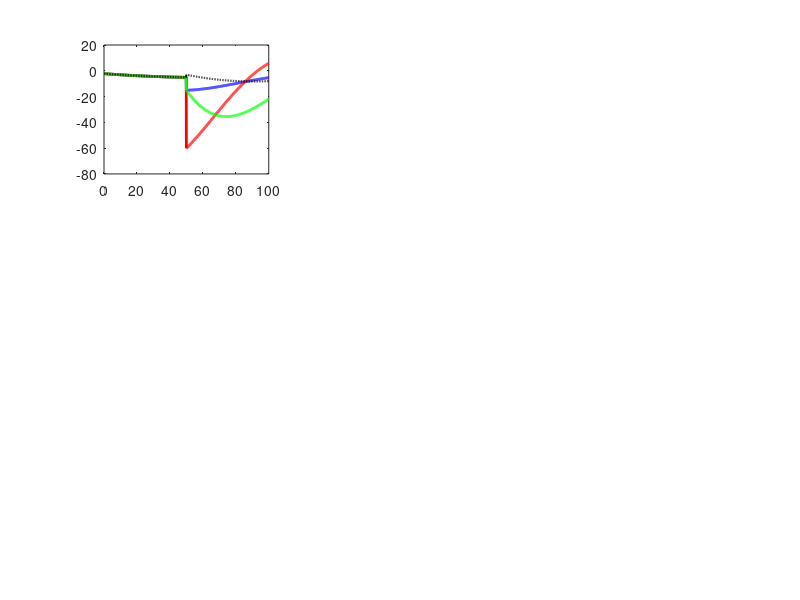

The MATLAB source for this figure: (Note: this script raises an error after producing the figure.)
%% 论文3.1章节：阻抗/导纳控制切换方法仿真
% 实现三种切换方法：代数法、微分法、迭代法
clear; clc; close all;

%% 1. 参数设置
% 阻抗控制参数
M_d = 10;      % 期望惯量 [kg]
D_d = 141.42;  % 期望阻尼 [Ns/m]
K_d = 500;     % 期望刚度 [N/m]

% 导纳控制参数（内部位置控制器）
K_p = 10000;   % 位置增益 [N/m]
K_v = 200;     % 速度增益 [Ns/m]

% 环境参数
K_env = 1500;  % 环境刚度 [N/m]
D_env = 10;    % 环境阻尼 [Ns/m]

% 设定点和初始状态
x_0 = 0.0;     % 设定点位置 [m]
dx_0 = 0.01;   % 设定点速度 [m/s]（前馈速度项）
ddx_0 = 0.0;   % 设定点加速度 [m/s^2]

% 切换时刻的机器人状态
x_i = 0.005;   % 当前位置 [m]
dx_i = 0.008;  % 当前速度 [m/s]
ddx_i = 0.0;   % 当前加速度 [m/s^2]

% 环境力（切换时刻）
F_env = K_env * (x_i - 0.01);  % 假设环境接触点在0.01m

%% 2. 计算阻抗控制力及其导数
e = x_i - x_0;
de = dx_i - dx_0;

% 阻抗控制力 (公式4简化版)
F_IMP = -K_d * e - D_d * de;

% 阻抗控制力的导数（数值近似）
dt = 0.001;  % 时间步长
F_IMP_prev = F_IMP - dt * (K_d * de + D_d * ddx_i);
dF_IMP = (F_IMP - F_IMP_prev) / dt;

fprintf('===== 切换时刻状态 =====\n');
fprintf('位置误差 e = %.6f m\n', e);
fprintf('速度误差 de = %.6f m/s\n', de);
fprintf('阻抗控制力 F_IMP = %.4f N\n', F_IMP);
fprintf('阻抗控制力导数 dF_IMP = %.4f N/s\n\n', dF_IMP);

%% 3. 方法1：代数切换法 (Algebraic Switching Method)
fprintf('========== 方法1：代数切换法 ==========\n');

% 初始猜测
e_d_alg = e;
de_d_alg = de;

% 迭代求解方程(13)和(14)
max_iter = 10;
for iter = 1:max_iter
    % 从方程(13)计算 e_d
    e_d_alg = e + (1/K_p) * (K_v * (dx_i - dx_0 - de_d_alg) + F_IMP);
    
    % 从方程(14)计算 de_d（假设 dde_d ≈ 0）
    dde_d_approx = 0;
    de_d_alg = (dx_i - dx_0) + (1 / (1 + K_v/K_p)) * (1/K_p) * ...
               (K_v * (ddx_i - ddx_0 - dde_d_approx) + dF_IMP);
end

fprintf('初始化结果：\n');
fprintf('  e_d = %.6f m\n', e_d_alg);
fprintf('  de_d = %.6f m/s\n', de_d_alg);

% 验证力的连续性
x_d_alg = x_0 + e_d_alg;
dx_d_alg = dx_0 + de_d_alg;
F_ADM_alg = -K_p * (x_i - x_d_alg) - K_v * (dx_i - dx_d_alg);
fprintf('  导纳控制力 F_ADM = %.4f N\n', F_ADM_alg);
fprintf('  力误差 |F_IMP - F_ADM| = %.6f N\n\n', abs(F_IMP - F_ADM_alg));

%% 4. 方法2：微分切换法 (Differential Switching Method)
fprintf('========== 方法2：微分切换法 ==========\n');

% 初始条件
e_d_diff = 0;
de_d_diff = 0;

% 时间积分参数
t_imp = 0:dt:0.05;  % 在阻抗控制期间积分50ms
e_d_hist = zeros(size(t_imp));
de_d_hist = zeros(size(t_imp));

% 初始值
e_d_hist(1) = e_d_diff;
de_d_hist(1) = de_d_diff;

% 欧拉积分方程(15)和(16)
for k = 1:(length(t_imp)-1)
    % 当前值
    e_d_curr = e_d_hist(k);
    de_d_curr = de_d_hist(k);
    
    % 方程(15)：de_d的微分方程
    de_d_dot = -(K_p/K_v) * de_d_curr + (1/K_v) * (K_p * e + F_IMP) + de;
    
    % 方程(16)：dde_d的微分方程（简化版）
    dde_d = -(K_p/K_v) * de_d_dot + (1/K_v) * (K_p * de + dF_IMP);
    
    % 积分更新
    de_d_hist(k+1) = de_d_curr + de_d_dot * dt;
    e_d_hist(k+1) = e_d_curr + de_d_curr * dt;
end

e_d_diff = e_d_hist(end);
de_d_diff = de_d_hist(end);

fprintf('初始化结果：\n');
fprintf('  e_d = %.6f m\n', e_d_diff);
fprintf('  de_d = %.6f m/s\n', de_d_diff);

% 验证力的连续性
x_d_diff = x_0 + e_d_diff;
dx_d_diff = dx_0 + de_d_diff;
F_ADM_diff = -K_p * (x_i - x_d_diff) - K_v * (dx_i - dx_d_diff);
fprintf('  导纳控制力 F_ADM = %.4f N\n', F_ADM_diff);
fprintf('  力误差 |F_IMP - F_ADM| = %.6f N\n\n', abs(F_IMP - F_ADM_diff));

%% 5. 方法3：迭代切换法 (Iterative Switching Method)
fprintf('========== 方法3：迭代切换法 ==========\n');

% 初始猜测（使用代数法结果）
e_d_iter = e_d_alg;
de_d_iter = de_d_alg;

% 迭代参数
toll = 0.001;     % 容差 [N/s]
step = 0.0002;    % 步长 [m]
max_iter = 100;
state = 'up';     % 状态标志
jj = 1;           % 幂次

% 迭代优化算法（Algorithm 1）
err_hist = [];
for iter = 1:max_iter
    % 计算导纳控制力的导数
    x_d_iter = x_0 + e_d_iter;
    dx_d_iter = dx_0 + de_d_iter;
    
    % 从导纳动力学方程计算 dde_d
    dde_d_iter = (1/M_d) * (-D_d * de_d_iter - K_d * e_d_iter + F_env);
    
    % 导纳控制力导数
    dF_ADM = K_p * (de_d_iter + dx_0 - dx_i) + ...
             K_v * (dde_d_iter + ddx_0 - ddx_i);
    
    % 误差
    err = abs(dF_ADM - dF_IMP);
    err_hist = [err_hist, err];
    
    if err < toll
        break;
    end
    
    % 调整 e_d
    if dF_ADM > dF_IMP
        if strcmp(state, 'down')
            jj = jj + 1;
        end
        state = 'up';
        e_d_iter = e_d_iter - step / (2^jj);
    else
        if strcmp(state, 'up')
            jj = jj + 1;
        end
        state = 'down';
        e_d_iter = e_d_iter + step / (2^jj);
    end
    
    % 更新 de_d（方程15）
    de_d_iter = -(K_p/K_v) * e_d_iter + (1/K_v) * (K_p * e + F_IMP) + de;
end

fprintf('迭代次数：%d\n', iter);
fprintf('初始化结果：\n');
fprintf('  e_d = %.6f m\n', e_d_iter);
fprintf('  de_d = %.6f m/s\n', de_d_iter);

% 验证力的连续性
x_d_iter = x_0 + e_d_iter;
dx_d_iter = dx_0 + de_d_iter;
F_ADM_iter = -K_p * (x_i - x_d_iter) - K_v * (dx_i - dx_d_iter);
fprintf('  导纳控制力 F_ADM = %.4f N\n', F_ADM_iter);
fprintf('  力误差 |F_IMP - F_ADM| = %.6f N\n', abs(F_IMP - F_ADM_iter));

% 计算力导数误差
dde_d_final = (1/M_d) * (-D_d * de_d_iter - K_d * e_d_iter + F_env);
dF_ADM_final = K_p * (de_d_iter + dx_0 - dx_i) + ...
               K_v * (dde_d_final + ddx_0 - ddx_i);
fprintf('  力导数误差 |dF_IMP - dF_ADM| = %.6f N/s\n\n', abs(dF_IMP - dF_ADM_final));

%% 6. 仿真切换前后的力响应
% 仿真参数
t_total = 0.1;  % 总仿真时间 [s]
t_switch = 0.05;  % 切换时刻 [s]
dt_sim = 0.0001;  % 仿真步长 [s]
t_sim = 0:dt_sim:t_total;
n_steps = length(t_sim);

% 初始化三种方法的结果
F_alg = zeros(1, n_steps);
F_diff = zeros(1, n_steps);
F_iter = zeros(1, n_steps);
F_no_init = zeros(1, n_steps);  % 无初始化对比

% 状态变量初始化
x_alg = x_i; dx_alg = dx_i;
x_diff = x_i; dx_diff = dx_i;
x_iter = x_i; dx_iter = dx_i;
x_no = x_i; dx_no = dx_i;

% 导纳控制器状态
e_d_alg_sim = 0; de_d_alg_sim = 0;
e_d_diff_sim = 0; de_d_diff_sim = 0;
e_d_iter_sim = 0; de_d_iter_sim = 0;
e_d_no_sim = 0; de_d_no_sim = 0;

% 机器人质量（简化模型）
M_robot = 8.0;

for k = 1:n_steps
    t = t_sim(k);
    
    if t < t_switch
        % 阻抗控制阶段
        e_alg = x_alg - x_0;
        de_alg = dx_alg - dx_0;
        F_alg(k) = -K_d * e_alg - D_d * de_alg;
        
        e_diff = x_diff - x_0;
        de_diff = dx_diff - dx_0;
        F_diff(k) = -K_d * e_diff - D_d * de_diff;
        
        e_iter = x_iter - x_0;
        de_iter = dx_iter - dx_0;
        F_iter(k) = -K_d * e_iter - D_d * de_iter;
        
        e_no = x_no - x_0;
        de_no = dx_no - dx_0;
        F_no_init(k) = -K_d * e_no - D_d * de_no;
        
    else
        % 导纳控制阶段
        if k == find(t_sim >= t_switch, 1)
            % 切换时刻初始化
            e_d_alg_sim = e_d_alg;
            de_d_alg_sim = de_d_alg;
            
            e_d_diff_sim = e_d_diff;
            de_d_diff_sim = de_d_diff;
            
            e_d_iter_sim = e_d_iter;
            de_d_iter_sim = de_d_iter;
            
            % 无初始化：直接使用当前误差
            e_d_no_sim = x_no - x_0;
            de_d_no_sim = 0;  % 速度初始化为0
        end
        
        % 导纳动力学积分（方法1：代数法）
        x_d_alg = x_0 + e_d_alg_sim;
        dx_d_alg = dx_0 + de_d_alg_sim;
        F_alg(k) = -K_p * (x_alg - x_d_alg) - K_v * (dx_alg - dx_d_alg);
        
        F_env_alg = -K_env * (x_alg - 0.01);
        dde_d_alg = (1/M_d) * (-D_d * de_d_alg_sim - K_d * e_d_alg_sim + F_env_alg);
        de_d_alg_sim = de_d_alg_sim + dde_d_alg * dt_sim;
        e_d_alg_sim = e_d_alg_sim + de_d_alg_sim * dt_sim;
        
        % 导纳动力学积分（方法2：微分法）
        x_d_diff = x_0 + e_d_diff_sim;
        dx_d_diff = dx_0 + de_d_diff_sim;
        F_diff(k) = -K_p * (x_diff - x_d_diff) - K_v * (dx_diff - dx_d_diff);
        
        F_env_diff = -K_env * (x_diff - 0.01);
        dde_d_diff = (1/M_d) * (-D_d * de_d_diff_sim - K_d * e_d_diff_sim + F_env_diff);
        de_d_diff_sim = de_d_diff_sim + dde_d_diff * dt_sim;
        e_d_diff_sim = e_d_diff_sim + de_d_diff_sim * dt_sim;
        
        % 导纳动力学积分（方法3：迭代法）
        x_d_iter = x_0 + e_d_iter_sim;
        dx_d_iter = dx_0 + de_d_iter_sim;
        F_iter(k) = -K_p * (x_iter - x_d_iter) - K_v * (dx_iter - dx_d_iter);
        
        F_env_iter = -K_env * (x_iter - 0.01);
        dde_d_iter = (1/M_d) * (-D_d * de_d_iter_sim - K_d * e_d_iter_sim + F_env_iter);
        de_d_iter_sim = de_d_iter_sim + dde_d_iter * dt_sim;
        e_d_iter_sim = e_d_iter_sim + de_d_iter_sim * dt_sim;
        
        % 无初始化方法
        x_d_no = x_0 + e_d_no_sim;
        dx_d_no = dx_0 + de_d_no_sim;
        F_no_init(k) = -K_p * (x_no - x_d_no) - K_v * (dx_no - dx_d_no);
        
        F_env_no = -K_env * (x_no - 0.01);
        dde_d_no = (1/M_d) * (-D_d * de_d_no_sim - K_d * e_d_no_sim + F_env_no);
        de_d_no_sim = de_d_no_sim + dde_d_no * dt_sim;
        e_d_no_sim = e_d_no_sim + de_d_no_sim * dt_sim;
    end
    
    % 更新机器人状态（简化动力学）
    F_env_alg = -K_env * (x_alg - 0.01) - D_env * dx_alg;
    ddx_alg = (F_alg(k) + F_env_alg) / M_robot;
    dx_alg = dx_alg + ddx_alg * dt_sim;
    x_alg = x_alg + dx_alg * dt_sim;
    
    F_env_diff = -K_env * (x_diff - 0.01) - D_env * dx_diff;
    ddx_diff = (F_diff(k) + F_env_diff) / M_robot;
    dx_diff = dx_diff + ddx_diff * dt_sim;
    x_diff = x_diff + dx_diff * dt_sim;
    
    F_env_iter = -K_env * (x_iter - 0.01) - D_env * dx_iter;
    ddx_iter = (F_iter(k) + F_env_iter) / M_robot;
    dx_iter = dx_iter + ddx_iter * dt_sim;
    x_iter = x_iter + dx_iter * dt_sim;
    
    F_env_no = -K_env * (x_no - 0.01) - D_env * dx_no;
    ddx_no = (F_no_init(k) + F_env_no) / M_robot;
    dx_no = dx_no + ddx_no * dt_sim;
    x_no = x_no + dx_no * dt_sim;
end

%% 7. 可视化结果
figure('Position', [50, 50, 1400, 900]);

% 子图1：控制力时间历程对比
subplot(3,3,1);
plot(t_sim*1000, F_alg, 'b-', 'LineWidth', 2); hold on;
plot(t_sim*1000, F_diff, 'r-', 'LineWidth', 2);
plot(t_sim*1000, F_iter, 'g-', 'LineWidth', 2);
plot(t_sim*1000, F_no_init, 'k--', 'LineWidth', 1.5);
xline(t_switch*1000, 'k--', 'LineWidth', 2, 'Label', '切换点');
xlabel('时间 [ms]');
ylabel('控制力 [N]');
title('控制力时间历程对比');
legend('代数法', '微分法', '迭代法', '无初始化', 'Location', 'best');
grid on;
xlim([0, t_total*1000]);

% 子图2：切换时刻放大图
subplot(3,3,2);
t_zoom = (t_switch - 0.01):dt_sim:(t_switch + 0.01);
idx_zoom = find(t_sim >= t_switch - 0.01 & t_sim <= t_switch + 0.01);
plot(t_sim(idx_zoom)*1000, F_alg(idx_zoom), 'b-', 'LineWidth', 2); hold on;
plot(t_sim(idx_zoom)*1000, F_diff(idx_zoom), 'r-', 'LineWidth', 2);
plot(t_sim(idx_zoom)*1000, F_iter(idx_zoom), 'g-', 'LineWidth', 2);
plot(t_sim(idx_zoom)*1000, F_no_init(idx_zoom), 'k--', 'LineWidth', 1.5);
xline(t_switch*1000, 'k--', 'LineWidth', 2);
xlabel('时间 [ms]');
ylabel('控制力 [N]');
title('切换时刻放大（±10ms）');
legend('代数法', '微分法', '迭代法', '无初始化', 'Location', 'best');
grid on;

% 子图3：力导数对比
subplot(3,3,3);
dF_alg = [0, diff(F_alg)/dt_sim];
dF_diff = [0, diff(F_diff)/dt_sim];
dF_iter = [0, diff(F_iter)/dt_sim];
dF_no = [0, diff(F_no_init)/dt_sim];
plot(t_sim(idx_zoom)*1000, dF_alg(idx_zoom), 'b-', 'LineWidth', 2); hold on;
plot(t_sim(idx_zoom)*1000, dF_diff(idx_zoom), 'r-', 'LineWidth', 2);
plot(t_sim(idx_zoom)*1000, dF_iter(idx_zoom), 'g-', 'LineWidth', 2);
plot(t_sim(idx_zoom)*1000, dF_no(idx_zoom), 'k--', 'LineWidth', 1.5);
xline(t_switch*1000, 'k--', 'LineWidth', 2);
xlabel('时间 [ms]');
ylabel('力导数 [N/s]');
title('力导数对比（切换时刻）');
legend('代数法', '微分法', '迭代法', '无初始化', 'Location', 'best');
grid on;

% 子图4：迭代法收敛过程
subplot(3,3,4);
plot(1:length(err_hist), err_hist, 'b-', 'LineWidth', 2);
hold on;
plot([1, length(err_hist)], [toll, toll], 'r--', 'LineWidth', 1.5);
xlabel('迭代次数');
ylabel('力导数误差 [N/s]');
title('迭代法收敛过程');
legend('误差', '容差', 'Location', 'best');
grid on;

% 子图5：三种方法的初始化值比较
subplot(3,3,5);
methods = {'代数法', '微分法', '迭代法'};
e_d_vals = [e_d_alg, e_d_diff, e_d_iter] * 1000;
b = bar(e_d_vals);
b.FaceColor = 'flat';
b.CData = [0.2, 0.6, 0.8; 0.8, 0.4, 0.2; 0.3, 0.7, 0.3];
set(gca, 'XTickLabel', methods);
ylabel('位置误差 e_d [mm]');
title('初始位置误差比较');
grid on;

% 子图6：力连续性比较
subplot(3,3,6);
F_vals = [F_IMP, F_ADM_alg, F_ADM_diff, F_ADM_iter];
labels = {'阻抗力', '代数法', '微分法', '迭代法'};
b = bar(F_vals);
b.FaceColor = 'flat';
b.CData = [0.5, 0.5, 0.5; 0.2, 0.6, 0.8; 0.8, 0.4, 0.2; 0.3, 0.7, 0.3];
set(gca, 'XTickLabel', labels);
ylabel('控制力 [N]');
title('切换时刻控制力验证');
grid on;

% 子图7：力的跳变量比较
subplot(3,3,7);
idx_sw = find(t_sim >= t_switch, 1);
F_jump_alg = abs(F_alg(idx_sw) - F_alg(idx_sw-1));
F_jump_diff = abs(F_diff(idx_sw) - F_diff(idx_sw-1));
F_jump_iter = abs(F_iter(idx_sw) - F_iter(idx_sw-1));
F_jump_no = abs(F_no_init(idx_sw) - F_no_init(idx_sw-1));
F_jumps = [F_jump_alg, F_jump_diff, F_jump_iter, F_jump_no] * 1000;
methods_all = {'代数法', '微分法', '迭代法', '无初始化'};
b = bar(F_jumps);
b.FaceColor = 'flat';
b.CData = [0.2, 0.6, 0.8; 0.8, 0.4, 0.2; 0.3, 0.7, 0.3; 0.5, 0.5, 0.5];
set(gca, 'XTickLabel', methods_all);
ylabel('力跳变 [mN]');
title('切换时刻力跳变量');
grid on;

% 子图8：微分法积分过程
subplot(3,3,8);
plot(t_imp*1000, e_d_hist*1000, 'b-', 'LineWidth', 2);
hold on;
plot(t_imp*1000, de_d_hist*1000, 'r-', 'LineWidth', 2);
xlabel('积分时间 [ms]');
ylabel('误差值 [mm or mm/s]');
title('微分法积分过程');
legend('e_d', 'de_d', 'Location', 'best');
grid on;

% 子图9：力平滑度指标
subplot(3,3,9);
% 计算力的二阶导数（平滑度指标）
smoothness_alg = std(diff(F_alg(idx_zoom), 2));
smoothness_diff = std(diff(F_diff(idx_zoom), 2));
smoothness_iter = std(diff(F_iter(idx_zoom), 2));
smoothness_no = std(diff(F_no_init(idx_zoom), 2));
smoothness = [smoothness_alg, smoothness_diff, smoothness_iter, smoothness_no];
b = bar(smoothness);
b.FaceColor = 'flat';
b.CData = [0.2, 0.6, 0.8; 0.8, 0.4, 0.2; 0.3, 0.7, 0.3; 0.5, 0.5, 0.5];
set(gca, 'XTickLabel', methods_all);
ylabel('力二阶导数标准差');
title('切换平滑度指标（越小越好）');
grid on;

sgtitle('阻抗/导纳控制切换方法完整对比', 'FontSize', 14, 'FontWeight', 'bold');

%% 7. 总结
fprintf('\n========== 总结 ==========\n');
fprintf('三种方法均能实现力的连续性切换\n');
fprintf('迭代法精度最高，但计算量较大\n');
fprintf('代数法计算效率最高，适合实时应用\n');
fprintf('微分法受数值积分误差影响\n');